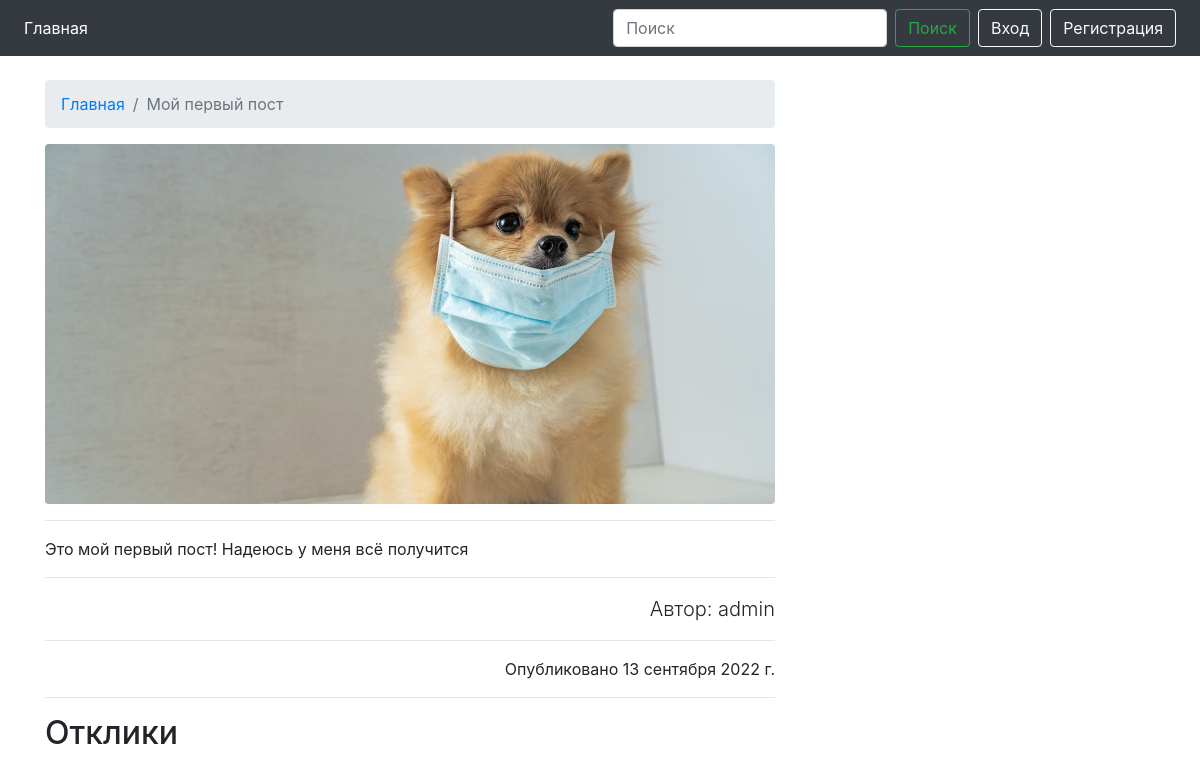
Before: /1 with the older database file.
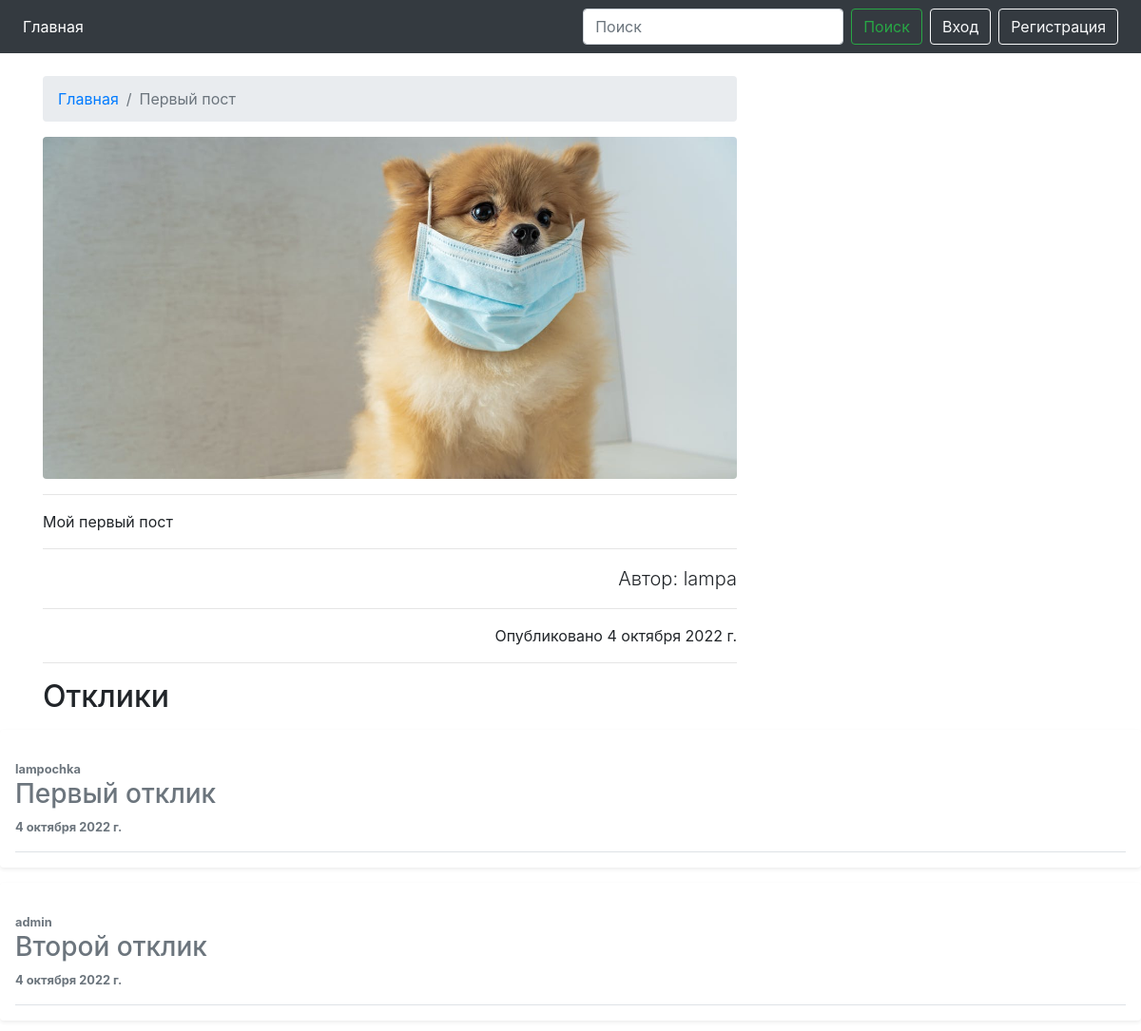
After: the same page with the newer database file.
### news/models.py (models this page shows, shortened)
class Post(models.Model):
    title = models.CharField(max_length=200)
    content = RichTextUploadingField()
    image = models.ImageField()
    created_at = models.DateField(default=timezone.now)
    author = models.ForeignKey(User, on_delete=models.CASCADE, related_name='author')
    categories = models.ManyToManyField(Category, through='PostCategory', verbose_name='Категория')

class Comment(models.Model):
    post = models.ForeignKey(Post, on_delete=models.CASCADE, related_name='comments')
    user = models.ForeignKey(User, on_delete=models.CASCADE)
    text = models.TextField(max_length=255,  verbose_name='Текст')
    comment_data = models.DateField(auto_now_add=True)
    accepted = models.BooleanField(default=False, verbose_name='Принято')
    class Meta:
        unique_together = ('post', 'user')
    def __str__(self):
        return f'{self.text}'
    def is_accept(self):
        return self.accepted
    '''class Meta:
        ordering = ('comment_data',)

    def __str__(self):
        return 'Comment by {} on {}'.format(self.user, self.post)'''

### news/views.py (the view, shortened to what this page needs)
# urls.py: path('<int:pk>', NewsDetail.as_view(), name='news'),
class NewsDetail(FormMixin, DetailView):
    model = Post
    template_name = 'news.html'
    context_object_name = 'news'
    form_class = CommentForm

### news/forms.py
class CommentForm(forms.ModelForm):
    class Meta:
        model = Comment
        fields = ('text',)
        widgets = {
            'text': forms.Textarea(attrs={
                'class': 'form-control',
                'rows': 3
            }),
        }
    '''def __init__(self, *args, **kwargs):
        super().__init__(*args, **kwargs)
        for field in self.fields:
            self.fields[field].widget.attrs['class'] = 'form-control'''

### templates/news.html (shortened to what this page needs)
{% extends './base.html' %}
{% load static %}
{% block content %}
<div class="container">
    <div class="row">
        <div class="col-lg-8">
            <nav aria-label="breadcrumb" class="mt-4">
                <ol class="breadcrumb">
                    <li class="breadcrumb-item"><a href="{% url 'index' %}">Главная</a></li>
                    <li class="breadcrumb-item active" aria-current="page">{{ news.title }}</li>
                </ol>
            </nav>
            <img class="img-fluid rounded " src="{{ news.image.url }}" alt="">
            <hr>
            <p class="lead">
            {{ news.content|safe }}
            </p>
            <hr>
            <p class="lead text-right">Автор: {{ news.author }}</p>
            <hr>
            <p class="text-right">Опубликовано {{ news.created_at }}</p>
            <hr>
        </div>
    </div>
</div>
<div class="container">
<h2 style="text-align: left;">Отклики</h2>
</div>
{% for com in news.comments.all %}
{% if com.is_accept or user == news.author %}
<div class="my-3 p-3 bg-body rounded shadow-sm">
    <div class="d-flex text-muted pt-3">
        <div class="pb-3 mb-0 small lh-sm border-bottom w-100">
            <div class="d-flex justify-content-between">
                <strong class="text-gray-dark">{{ com.user }}</strong>
            </div>
            <span class="d-block"><h3 style="text-align: left;">{{ com.text }}</h3></span>
            <strong class="text-gray-dark">{{ com.comment_data }}</strong>
            {% endif %}
        </div>
    </div>
</div>
{% endfor %}
{% endblock content %}

### templates/base.html (shortened to what this page needs)
{% load static %}
<html lang="en">
  <head>
    <link rel="stylesheet" href="https://cdn.jsdelivr.net/npm/bootstrap@4.5.3/dist/css/bootstrap.min.css"
>
    <link rel="stylesheet" href="{% static '/css/style.css' %}">
  </head>
  <body>
    {% include './block/navbar.html' %}
    {% block content %}{% endblock %}
  </body>

### templates/block/navbar.html (shortened to what this page needs)
<nav class="navbar navbar-expand-lg navbar-dark bg-dark sticky-top">
  <div class="collapse navbar-collapse" id="navbarSupportedContent">
    <ul class="navbar-nav mr-auto">
      <li class="nav-item active">
        <a href="{% url 'index' %}" class="nav-link">Главная</a>
      </li>
    </ul>
    <form action="{% url 'search_results' %}" method="get" class="form-inline my-2 my-lg-0">
      <input name="q" type="text" class="form-control mr-sm-2" placeholder="Поиск" aria-label="Поиск">
      <button class="btn btn-outline-success my-2 my-sm-0 mr-2" type="submit">Поиск</button>
    </form>
     {% if user.is_authenticated %}
    <a href="/profile/" class="btn btn-outline-light mr-2">{{ user }}</a>
    <a href="{% url 'logout' %}" class="btn btn-outline-light mr-2">Выход</a>
    {% else %}
    <a href="{% url 'login' %}" class="btn btn-outline-light mr-2">Вход</a>
    <a href="/accounts/register/" class="btn btn-outline-light mr-2">Регистрация</a>
    {% endif %}
  </div>
</nav>

### static/css/style.css (style rules this page uses)
body { margin-bottom: 60px; }
html { position: relative; min-height: 100%; }

Changed rows visible on the page:
changed Post "Мой первый пост": title "Мой первый пост" → "Первый пост"; content "Это мой первый пост! Надеюсь у меня всё получится" → "Мой первый пост"; author "admin" → "lampa"; created_at "13 сентября 2022 г." → "4 октября 2022 г."
now on this page (row edited): Comment: user "lampochka", text "Первый отклик", comment_data "4 октября 2022 г."
now on this page (row edited): Comment: user "admin", text "Второй отклик", comment_data "4 октября 2022 г."
